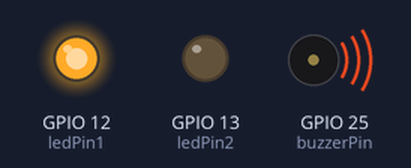
A sketch run on a simulated ESP32. Shown: output pins drawn as LEDs (lit = HIGH), buzzer (waves = sounding).

Above: at 0.2 s.
At 17.7 s:
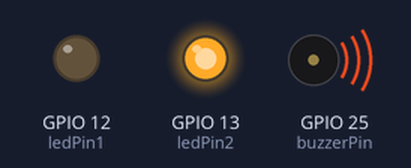
At 27.9 s:
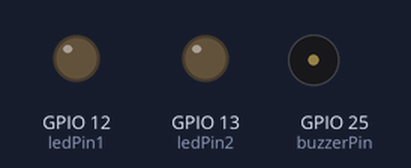
Timing chart, 0 to 32.5 s (numbered marks = the images above):
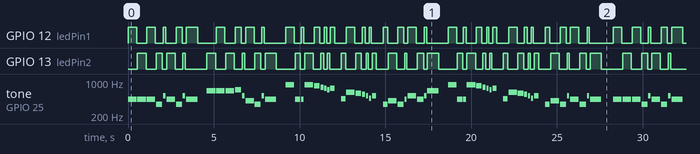

The sketch:

Project_08_Buzzer_music.ino
```cpp
// Define the frequencies of the musical notes
const int c = 261;
const int d = 294;
const int e = 329;
const int f = 349;
const int g = 391;
const int gS = 415;
const int a = 440;
const int aS = 455;
const int b = 466;
const int cH = 523;
const int cSH = 554;
const int dH = 587;
const int dSH = 622;
const int eH = 659;
const int fH = 698;
const int fSH = 740;
const int gH = 784;
const int gSH = 830;
const int aH = 880;

// Define pin assignments for buzzer and LEDs
const int buzzerPin = 25;
const int ledPin1 = 12;
const int ledPin2 = 13;

// Variable to keep track of LED blinking pattern
int counter = 0;

void setup()
{
  // Set pin modes for buzzer and LEDs
  pinMode(buzzerPin, OUTPUT);
  pinMode(ledPin1, OUTPUT);
  pinMode(ledPin2, OUTPUT);
}

void loop()
{

  // Play the first section of the melody
  firstSection();

  // Play the second section of the melody
  secondSection();

  // Variant 1: Custom melody variation
  beep(f, 250);
  beep(gS, 500);
  beep(f, 350);
  beep(a, 125);
  beep(cH, 500);
  beep(a, 375);
  beep(cH, 125);
  beep(eH, 650);

  // Delay between melody variations
  delay(500);

  // Repeat the second section of the melody
  secondSection();

  // Variant 2: Custom melody variation
  beep(f, 250);
  beep(gS, 500);
  beep(f, 375);
  beep(cH, 125);
  beep(a, 500);
  beep(f, 375);
  beep(cH, 125);
  beep(a, 650);

  // Delay after the second melody variation
  delay(650);
}

// Function to play a note with LED blinking
void beep(int note, int duration)
{
  // Play tone on the buzzer
  tone(buzzerPin, note, duration);

  // Toggle between two LED based on the counter value
  if (counter % 2 == 0)
  {
    digitalWrite(ledPin1, HIGH);
    delay(duration);
    digitalWrite(ledPin1, LOW);
  }
  else
  {
    digitalWrite(ledPin2, HIGH);
    delay(duration);
    digitalWrite(ledPin2, LOW);
  }

  // Stop tone on the buzzer
  noTone(buzzerPin);

  // Delay between notes
  delay(50);

  // Increment the counter for LED blinking pattern
  counter++;
}

// Function to play the first section of the melody
void firstSection()
{
  // Play the first section of the melody
  beep(a, 500);
  beep(a, 500);
  beep(a, 500);
  beep(f, 350);
  beep(cH, 150);
  beep(a, 500);
  beep(f, 350);
  beep(cH, 150);
  beep(a, 650);

  // Delay between sections
  delay(500);

  beep(eH, 500);
  beep(eH, 500);
  beep(eH, 500);
  beep(fH, 350);
  beep(cH, 150);
  beep(gS, 500);
  beep(f, 350);
  beep(cH, 150);
  beep(a, 650);

  // Delay between sections
  delay(500);
}

// Function to play the second section of the melody
void secondSection()
{
  // Play the second section of the melody
  beep(aH, 500);
  beep(a, 300);
  beep(a, 150);
  beep(aH, 500);
  beep(gSH, 325);
  beep(gH, 175);
  beep(fSH, 125);
  beep(fH, 125);
  beep(fSH, 250);

  // Delay between sections
  delay(325);

  beep(aS, 250);
  beep(dSH, 500);
  beep(dH, 325);
  beep(cSH, 175);
  beep(cH, 125);
  beep(b, 125);
  beep(cH, 250);

  // Delay between sections
  delay(350);
}
```

Measured:
- by itself, GPIO 12 (ledPin1), GPIO 13 (ledPin2): moves between LOW and HIGH, repeating every 28.3 s
- by itself, tone on GPIO 25 (buzzerPin): plays 440 Hz for 0.50 s, 440 Hz for 0.50 s, 440 Hz for 0.50 s, 349 Hz for 0.35 s, 523 Hz for 0.15 s, 440 Hz for 0.50 s … (304 notes in this stretch)
